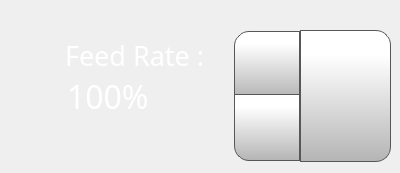
      <widget class="QWidget" name="feedRateTab">
       <attribute name="icon">
        <iconset>
         <normaloff>templates/img/FeedRate.png</normaloff>
         <normalon>templates/img/FeedRate_Selected.png</normalon>templates/img/FeedRate.png</iconset>
       </attribute>
       <attribute name="title">
        <string/>
       </attribute>
       <widget class="QLabel" name="flowRateLabelControlPage_2">
        <property name="geometry">
         <rect>
          <x>65</x>
          <y>40</y>
          <width>181</width>
          <height>31</height>
         </rect>
        </property>
        <property name="font">
         <font>
          <family>Gotham Light</family>
          <pointsize>20</pointsize>
          <weight>50</weight>
          <bold>false</bold>
         </font>
        </property>
        <property name="styleSheet">
         <string notr="true">color: rgb(255, 255, 255);
background-color: rgba(255, 255, 255, 0);</string>
        </property>
        <property name="text">
         <string>Feed Rate :</string>
        </property>
       </widget>
       <widget class="QSpinBox" name="feedRateSpinBox">
        <property name="geometry">
         <rect>
          <x>62</x>
          <y>28</y>
          <width>241</width>
          <height>136</height>
         </rect>
        </property>
        <property name="font">
         <font>
          <family>Gotham</family>
          <pointsize>24</pointsize>
         </font>
        </property>
        <property name="styleSheet">
         <string notr="true">QSpinBox {
    padding-right: 5px; /* make room for the arrows */
	color: rgb(255, 255, 255);
	background-color: rgba(255, 255, 255, 0);
   
}
QSpinBox ::text:selected {
	background-color: rgb(255, 146, 57);
   
}
QSpinBox::up-button {
     border: 1px solid rgb(87, 87, 87);

border-top-left-radius: 15px;
	background-color: qlineargradient(spread:pad, x1:0, y1:1, x2:0, y2:0.188, stop:0 rgba(180, 180, 180, 255), stop:1 rgba(255, 255, 255, 255));
    width: 60px;
     height: 61px;
    padding: 2px;
}

QSpinBox::up-arrow { image: url(./templates/img/arrows.png);
    width: 40px;
     height: 40px;
padding: 5px; }



QSpinBox::up-button:pressed {
    background-color: qlineargradient(x1: 0, y1: 0, x2: 0, y2: 1,
                                      stop: 0 #dadbde, stop: 1 #f6f7fa);
}


QSpinBox::down-button {
     border: 1px solid rgb(87, 87, 87);
border-bottom-left-radius: 15px;
	background-color: qlineargradient(spread:pad, x1:0, y1:1, x2:0, y2:0.188, stop:0 rgba(180, 180, 180, 255), stop:1 rgba(255, 255, 255, 255));
    width: 60px;
     height: 61px;
    padding: 2px;
}

QSpinBox::down-arrow {image: url(./templates/img/arrows-5.png);
    width: 40px;
     height: 40px;
padding: 5px;
}

QSpinBox::down-button:pressed {
    background-color: qlineargradient(x1: 0, y1: 0, x2: 0, y2: 1,
                                      stop: 0 #dadbde, stop: 1 #f6f7fa);

}

</string>
        </property>
        <property name="frame">
         <bool>false</bool>
        </property>
        <property name="readOnly">
         <bool>false</bool>
        </property>
        <property name="buttonSymbols">
         <enum>QAbstractSpinBox::UpDownArrows</enum>
        </property>
        <property name="accelerated">
         <bool>true</bool>
        </property>
        <property name="suffix">
         <string>%</string>
        </property>
        <property name="minimum">
         <number>50</number>
        </property>
        <property name="maximum">
         <number>200</number>
        </property>
        <property name="singleStep">
         <number>1</number>
        </property>
        <property name="value">
         <number>100</number>
        </property>
       </widget>
       <widget class="QPushButton" name="setFeedRateButton">
        <property name="geometry">
         <rect>
          <x>300</x>
          <y>30</y>
          <width>91</width>
          <height>132</height>
         </rect>
        </property>
        <property name="font">
         <font>
          <family>Gotham</family>
          <pointsize>13</pointsize>
         </font>
        </property>
        <property name="styleSheet">
         <string notr="true">QPushButton {
     border: 1px solid rgb(87, 87, 87);
	background-color: qlineargradient(spread:pad, x1:0, y1:1, x2:0, y2:0.188, stop:0 rgba(180, 180, 180, 255), stop:1 rgba(255, 255, 255, 255));
border-top-right-radius: 15px;
border-bottom-right-radius: 15px;

}

QPushButton:pressed {
    background-color: qlineargradient(x1: 0, y1: 0, x2: 0, y2: 1,
                                      stop: 0 #dadbde, stop: 1 #f6f7fa);
}

QPushButton:flat {
    border: none; /* no border for a flat push button */
}

QPushButton:default {
    border-color: navy; /* make the default button prominent */
}

QPushButton:focus {
	outline: none;
}</string>
        </property>
        <property name="text">
         <string/>
        </property>
        <property name="icon">
         <iconset>
          <normaloff>templates/img/verification-mark.png</normaloff>templates/img/verification-mark.png</iconset>
        </property>
        <property name="iconSize">
         <size>
          <width>50</width>
          <height>50</height>
         </size>
        </property>
       </widget>
       <zorder>feedRateSpinBox</zorder>
       <zorder>flowRateLabelControlPage_2</zorder>
       <zorder>setFeedRateButton</zorder>
      </widget>
